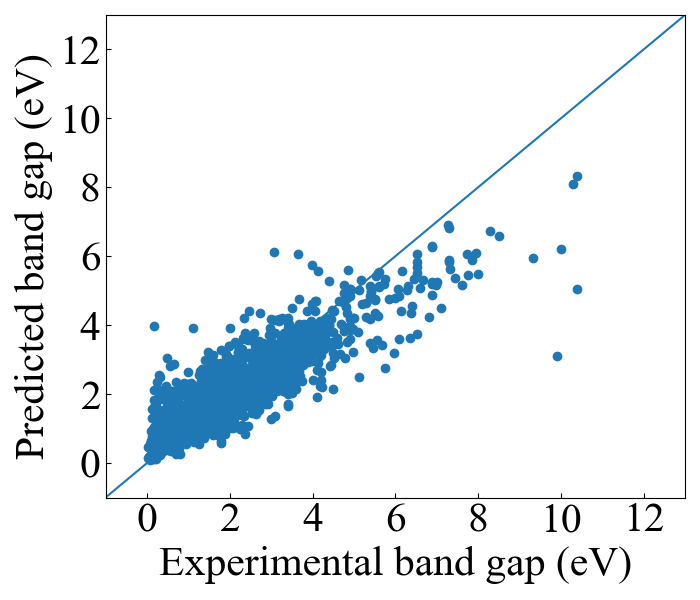

The Python source for this figure:
import numpy as np
from sklearn.svm import SVR
from sklearn.preprocessing import StandardScaler, Normalizer
import matplotlib.pyplot as plt
import pandas as pd
from sklearn.ensemble import GradientBoostingRegressor
from sklearn.metrics import mean_squared_error, r2_score



df_train = pd.read_csv("../../df_exp_train.csv")
df_test = pd.read_csv("../../df_exp_test.csv")


x_train = df_train.iloc[:, 1:-1]
y_train = df_train.iloc[:,-1]
x_test = df_test.iloc[:, 1:-1]
y_test = df_test.iloc[:,-1]
y_pred_train = pd.read_csv("../predictions/rf_train.csv", header=None)
y_pred = pd.read_csv("../predictions/rf_test.csv", header=None)


x_line = [-3, 20]
y_line = [-3,20]


print("MAE")
print(np.mean(abs(y_pred_train.iloc[:,0]-pd.DataFrame(y_train).iloc[:,0])))
print("R2")
print(r2_score(y_train, y_pred_train))
print("RMSE")
print(np.sqrt(mean_squared_error(y_train, y_pred_train)))
print("MAPE")
print(np.mean((np.abs(np.array(y_train)-np.array(y_pred_train).ravel())/np.array(y_train)*100)))


ae_list = abs(y_pred_train.iloc[:,0]-pd.DataFrame(y_train).iloc[:,0]).to_list()
y_exp_list = pd.DataFrame(y_train).iloc[:,0].to_list()
y_pred_list = y_pred_train.iloc[:,0].to_list()

print("standard deviation")
print(np.std(y_pred_list))

print("outlier_MAE")
print(3*np.std(y_pred_list))

data_list = [ae_list, y_exp_list, y_pred_list]
index_list = df_train.iloc[:,0].to_list()
columns_list = ["ae", "exp", "pred"]

ae_df = pd.DataFrame(data=data_list, index=columns_list, columns=index_list).transpose()
ae_df_sorted = ae_df.sort_values('ae', ascending=False)
ae_df_sorted.to_csv("ae_df_sorted.csv")


plt.figure(figsize=(7, 6))
plt.rcParams['xtick.direction'] = 'in'
plt.rcParams['ytick.direction'] = 'in'
plt.rcParams['font.family'] = 'Times New Roman'
plt.scatter(y_train, y_pred_train)
plt.xticks(fontsize=30)
plt.yticks(fontsize=30)
plt.xlabel("Experimental band gap (eV)",fontsize=30)
plt.ylabel("Predicted band gap (eV)",fontsize=30)
plt.plot(x_line, y_line)
plt.xlim(-1, 13)
plt.ylim(-1, 13)
plt.tight_layout()
plt.savefig("train_rfr.png")